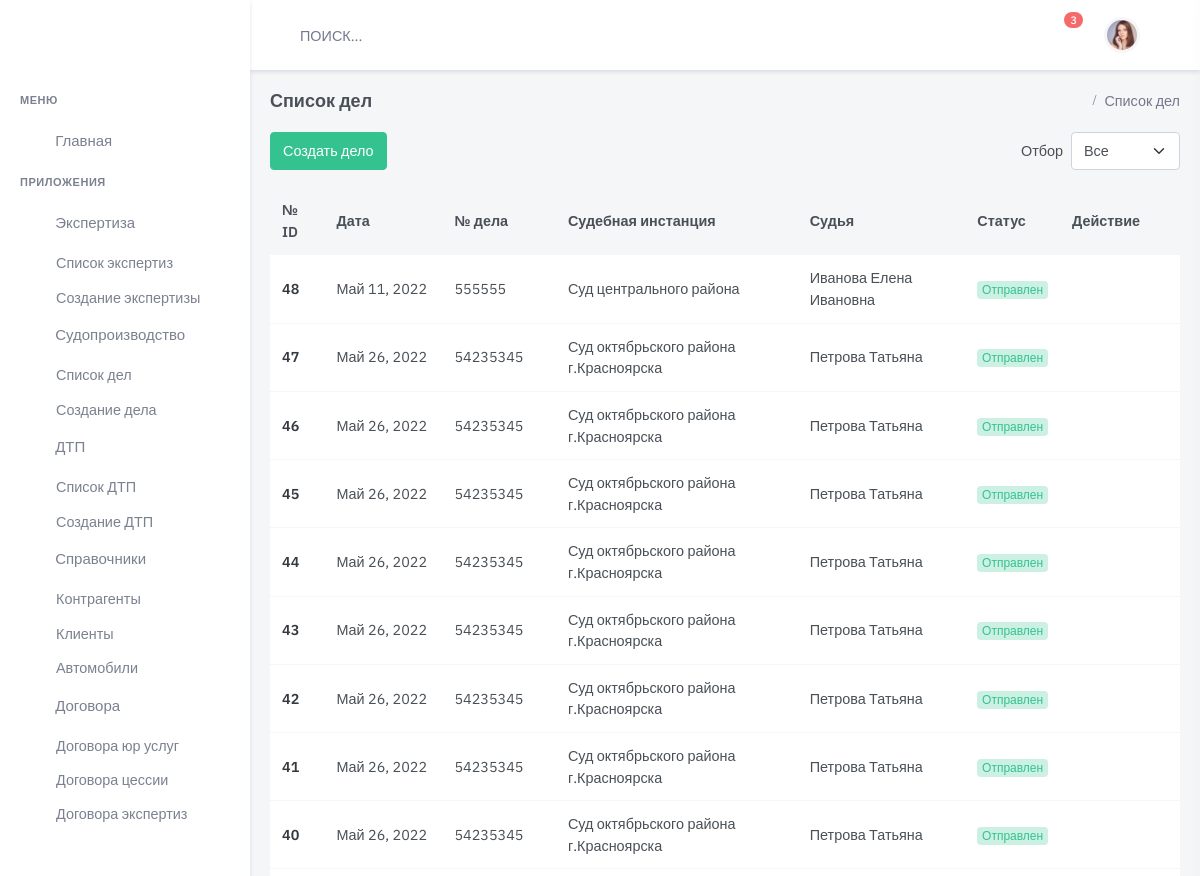
The app's page /court/ (upper part), older data.
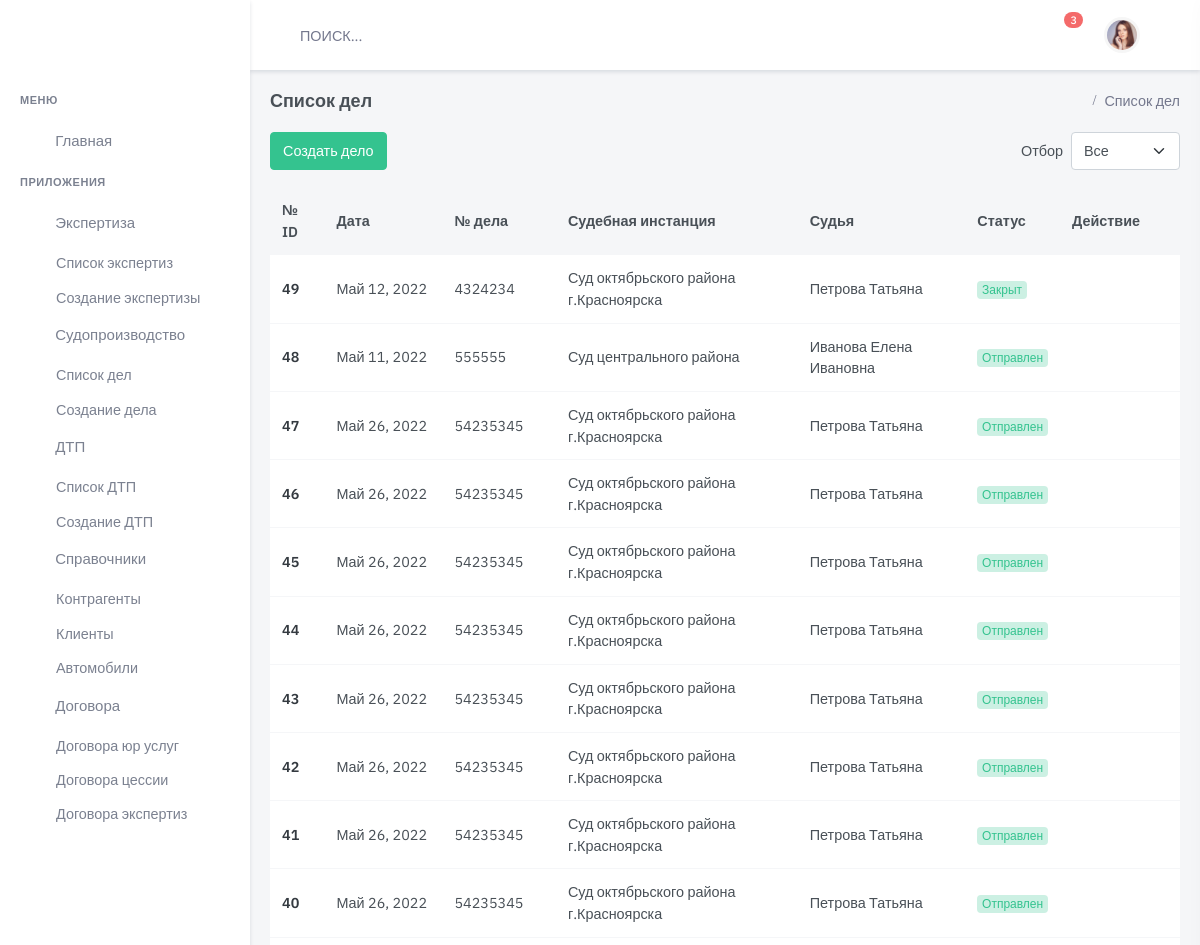
The same page, newer data.
### court/models.py (models this page shows, shortened)
class InfoCourt(models.Model):
    status = models.ForeignKey(
        Status,
        on_delete=models.CASCADE,
        verbose_name='Статус  дела',
        related_name='court_status',
        default=None,
        blank=True,
        null=True
                               )
    judge = models.ForeignKey(
        judge,
        on_delete=models.CASCADE,
        verbose_name='Судья',
        related_name='court_judge',
        default=None,
        blank=True,
        null=True
                               )
    case_number = models.CharField(
        max_length=24,
        blank=True,
        null=True,
        default=None,
        verbose_name='Номер Судебного дела')
    uid_number = models.CharField(
        max_length=26,
        blank=True,
        null=True,
        default=None,
        verbose_name='УИД Судебного дела')
    data_reg = models.DateField(
        blank=True,
        null=True,
        default=None,
        verbose_name='Дата регистрации дела')
    location = models.ForeignKey(
        ListCourt,
        on_delete=models.CASCADE,
        blank=True,
        null=True,
        default=None,
        related_name='location', verbose_name='Место  ')
    message = models.TextField(
        max_length=50000,
        blank=True,
        null=True,
        default=None,
        verbose_name='Результат события Коментарий')
    is_active = models.BooleanField(default=True)
    created = models.DateTimeField(auto_now_add=True, auto_now=False)
    updated = models.DateTimeField(auto_now_add=False, auto_now=True)
    class Meta:
        verbose_name = "Информация дела"
        verbose_name_plural = "Информация дела"
        ordering = ['-created']

class ListCourt(models.Model):
    name = models.CharField(
        max_length=100,
        blank=True,
        null=True,
        default=None,
        verbose_name='Наименование суда ')
    adress = models.CharField(
        max_length=300,
        blank=True,
        null=True,
        default=None,
        verbose_name='Адрес Суда ')
    adress_post = models.CharField(
        max_length=300,
        blank=True,
        null=True,
        default=None,
        verbose_name='Почтовый адрес ')
    adress_mail = models.EmailField(
        max_length=300,
        blank=True,
        null=True,
        default=None,
        verbose_name='Электронный адрес ')
    contact_phone = models.CharField(
        max_length=300,
        blank=True,
        null=True,
        default=None,
        verbose_name='Контактный телефон ')
    judge = models.ForeignKey(
        judge,
        on_delete=models.CASCADE,
        related_name='judge',
        blank=True, default=None,
        verbose_name='Судья Ф.И.О. ')
    judge_help = models.ForeignKey(
        judge_help,
        on_delete=models.CASCADE,
        related_name='judge_help1',
        blank=True,
        null=True,
        default=None,
        verbose_name='Секретарь судьи ')
    message = models.CharField(
        max_length=2000,
        blank=True,
        null=True,
        default=None,
        verbose_name='Комментарий')
    is_active = models.BooleanField(default=True)
    created = models.DateTimeField(auto_now_add=True, auto_now=False)
    updated = models.DateTimeField(auto_now_add=False, auto_now=True)
    def __str__(self):
        return "%s" % self.name
    class Meta:
        verbose_name = "Справочник судебных участков "
        verbose_name_plural = "Справочник судебных участков"
        ordering = ['-created']

class judge(models.Model):
    name = models.CharField(
        max_length=100,
        blank=True,
        null=True,
        default=None,
        verbose_name='Судья Ф.И.О. ')
    adress_mail = models.EmailField(
        max_length=300,
        blank=True,
        null=True,
        default=None,
        verbose_name='Электронный адрес ')
    contact_phone = models.CharField(
        max_length=300,
        blank=True,
        null=True,
        default=None,
        verbose_name='Контактный телефон ')
    judge_help = models.ForeignKey(
        judge_help,
        on_delete=models.CASCADE,
        related_name='judge_help',
        blank=True,
        null=True,
        default=None,
        verbose_name='Секретарь судьи ')
    message = models.CharField(
        max_length=500,
        blank=True,
        null=True,
        default=None,
        verbose_name='Комментарий')
    is_active = models.BooleanField(default=True)
    created = models.DateTimeField(auto_now_add=True, auto_now=False)
    updated = models.DateTimeField(auto_now_add=False, auto_now=True)
    class Meta:
        verbose_name = "Судья Ф.И.О "
        verbose_name_plural = "Судьи Ф.И.О"
        ordering = ['-created']

class Status(models.Model):
    name = models.CharField(
        max_length=100,
        blank=True,
        null=True,
        default=None,
        verbose_name='Наименование')
    comment = models.CharField(
        max_length=100,
        blank=True,
        null=True,
        default=None,
        verbose_name='Комментарий')
    is_active = models.BooleanField(default=True)
    created = models.DateTimeField(auto_now_add=True, auto_now=False)
    updated = models.DateTimeField(auto_now_add=False, auto_now=True)
    def __str__(self):
        return "%s" % self.name
    class Meta:
        verbose_name = 'Статус  судебной оперции'
        verbose_name_plural = 'Статусы судебных операций'

### court/views.py (the view)
# urls.py: path('', court_list, name='court-list'),
def court_list(request):
    court_info = InfoCourt.objects.all()
    return render(request, 'dist/court/list.html', {'court_info': court_info
                                                    }
                  )

### templates/dist/court/list.html (shortened to what this page needs)
{% extends 'dist/index.html' %}
{% load static %}
{% block content %}
  <div class="main-content">
    <div class="page-content">
      <div class="container-fluid">
        <div class="row">
          <div class="col-12">
            <div class="page-title-box d-flex align-items-center justify-content-between">
              <h4 class="mb-0">Список дел</h4>
              <div class="page-title-right">
                <ol class="breadcrumb m-0">
                  <li class="breadcrumb-item active">Список дел</li>
                </ol>
              </div>
            </div>
          </div>
        </div>
        <div class="row">
          <div class="col-lg-12">
            <div>
              <div class="float-end">
                <form class="d-inline-flex mb-3">
                  <label class="form-check-label my-2 me-2" for="order-selectinput">Отбор</label>
                  <select class="form-select" id="order-selectinput">
                    <option selected>Все</option>
                  </select>
                </form>
              </div>
              <a href='{% url 'court-new' %}' type="submit" class="btn btn-success waves-effect waves-light mb-3">Создать
                дело</a>
            </div>
            <div class="table-responsive mb-4">
              <table class="table table-centered datatable dt-responsive nowrap table-card-list"
                     style="border-collapse: collapse; border-spacing: 0 12px; width: 100%;">
                <thead>
                <tr class="bg-transparent">
                  <th>№ ID</th>
                  <th>Дата</th>
                  <th>№ дела</th>
                  <th>Судебная инстанция</th>
                  <th>Судья</th>
                  <th>Статус</th>
                  <th style="width: 120px;">Действие</th>
                </tr>
                </thead>
                <tbody>
                {% for item in court_info %}
                  <tr>
                    <td><a href="javascript: void(0);" class="text-dark fw-bold">{{ item.id }}</a></td>
                    <td>
                      {{ item.data_reg }}
                    </td>
                    <td>{{ item.case_number }}</td>
                    <td>
                      {{ item.location }}
                    </td>
                    <td>
                      {{ item.judge.name }}
                    </td>
                    <td>
                      <div class="badge bg-pill bg-soft-success font-size-12">{{ item.status }}</div>
                    </td>
                    <td>
                      <a href="javascript:void(0);" class="px-3 text-danger"></a>
                    </td>
                  </tr>
                {% endfor %}
                </tbody>
              </table>
            </div>
          </div>
        </div>
      </div>
    </div>
  </div>
{% endblock content %}

Row changes from the older to the newer data that the page shows:
added InfoCourt: id "49", data_reg "Май 12, 2022", case_number "4324234", location "Суд октябрьского района г.Красноярска", judge.name "Петрова Татьяна", status "Закрыт"
